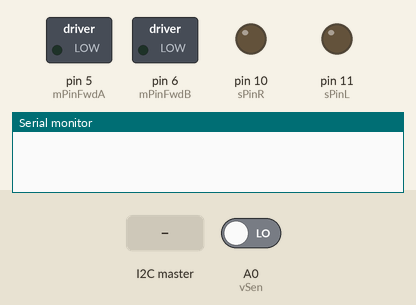
The sketch below on a simulated Arduino Uno, built with avr-gcc and run on an emulated ATmega328P. Parts: switched loads named in the sketch (green lamp = pin HIGH), output pins drawn as LEDs (lit = HIGH), the last lines printed to the serial monitor. The inputs (shaded band) are chosen by the test bench; at power-on: A0 (vSen) LOW.

Above: at 1.2 s.
1.3 s: the I2C master sends "c"
2.8 s: the I2C master sends the byte 1
At 3.0 s:
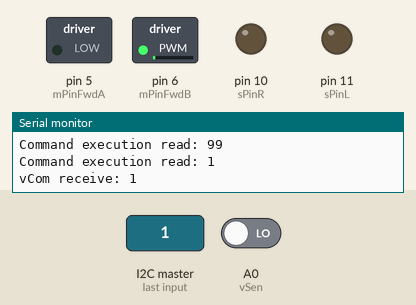
5.8 s: the I2C master sends the byte 0
At 6.6 s:
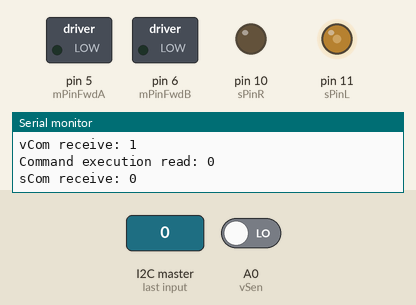
8.3 s: the I2C master sends the byte 90
At 8.9 s:
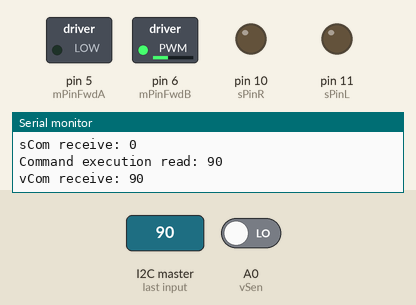
10.8 s: the I2C master sends the byte 200
At 11.6 s:
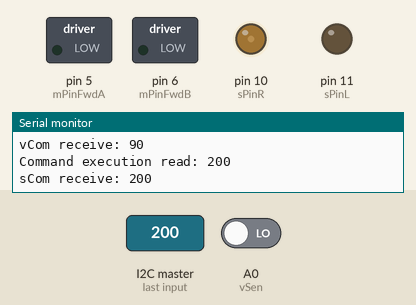
Timing chart, 0 to 13.8 s (numbered marks = the images above; inputs shaded):
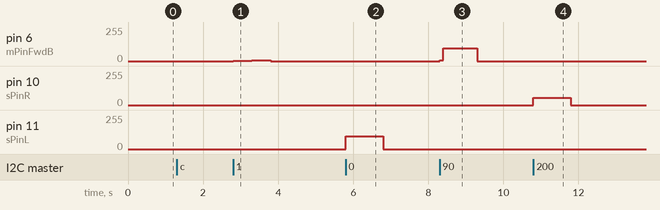

The sketch:

vcu_v1.ino
```cpp
/*
   Autonomous Vehicular Traffic Management
   PID Motor Control System V1

   Hall Effect Sensor on pin A0
*/

#include <Wire.h>
#include <PID_v1.h>

int vSen = A0;
unsigned long currSenTime;
unsigned long lastSenTime;
int vSenSpeed = 0;
bool vSenLastState = false;
unsigned long vSenTimeout = 500000;
int mPinFwdA = 5;
int mPinFwdB = 6;
int sPinL = 11;
int sPinR = 10;
unsigned long scrUpdateTimer = 0;
unsigned long scrUpdateInt = 250;
int vCom = 0;
int sCom = 127;
int vComPwmMax = 95;
int sComPwmMax = 95;
int i2cIndex = 0;
int mSpeedMult = 20;
unsigned long lastRecvTime = 0;
int cmdTimeout = 1000;


double mSpeedSet, mSpeedAct, mSpeedPwm;

//Specify the links and initial tuning parameters
PID mPID(&mSpeedAct, &mSpeedPwm, &mSpeedSet, 0.07, 0.25, 0.005, DIRECT);

void setup() {
  Wire.begin(0x0a);
  Wire.onReceive(i2c_recv);
  Serial.begin(115200);
  pinMode(vSen, INPUT);
  pinMode(mPinFwdA, OUTPUT);
  pinMode(mPinFwdB, OUTPUT);
  mSpeedSet = 0;
  mPID.SetMode(AUTOMATIC);
}

void loop() {
  vSenUpdate();
  watchDog();
}

void vSenUpdate() {
  if (digitalRead(vSen) != vSenLastState) {
    if (vSenLastState) {
      currSenTime = micros();
      vSenSpeed = 60000000 / (currSenTime - lastSenTime);
      lastSenTime = currSenTime;
    }
    vSenLastState = !vSenLastState;
  }
  if (micros() - lastSenTime > vSenTimeout) {
    vSenSpeed = 0;
  }
  pidUpdate();
}

void pidUpdate() {
  mSpeedAct = vSenSpeed;
  mDriveSet();
  mDriveCmd();
  sDriveCmd();
  mPID.Compute();
}

void mDriveSet() {
  mSpeedSet = vCom * mSpeedMult;
}

void mDriveCmd() {
  if (mSpeedPwm <= vComPwmMax && vCom != 0) {
    analogWrite(mPinFwdB, mSpeedPwm);
  } else if(mSpeedPwm != 0 && vCom != 0) {
    analogWrite(mPinFwdB, vComPwmMax);
  } else {
    analogWrite(mPinFwdB, 0);
  }
}

void sDriveCmd() {
  // left steer, invert
  if (sCom == 127) {
    analogWrite(sPinL, 0);
    analogWrite(sPinR, 0);
  }
  if (sCom < 127) {
    analogWrite(sPinR, 0);
    analogWrite(sPinL, map(sCom, 127, 0, 0, sComPwmMax));
  }
  if (sCom > 127) {
    analogWrite(sPinL, 0);
    analogWrite(sPinR, map(sCom, 128, 255, 0, sComPwmMax));
  }

}

void i2c_recv(int length) {
  while (Wire.available() > 0) {
    int c = Wire.read();
    lastRecvTime = millis();
    Serial.print("Command execution read: ");
    Serial.println(c);
    if (i2cIndex == 2) {
      i2cIndex = 0;
      sCom = c;
      Serial.print("sCom receive: ");
      Serial.println(sCom);
    }

    if (i2cIndex == 1) {
      i2cIndex = 2;
      vCom = c;
      Serial.print("vCom receive: ");
      Serial.println(vCom);
    }

    if (c == 'c' || i2cIndex == 0) {
      i2cIndex = 1;
    }
  }
}

void watchDog() {
  if (millis() > lastRecvTime + cmdTimeout) {
    vCom = 0;
    sCom = 127;
    analogWrite(sPinL, 0);
    analogWrite(sPinR, 0);
  }
}
```

Measured:
- after the input at 2.8 s, pin 6 (mPinFwdB): rises from 0/255 to 6/255 in 0.90 s, then falls to 0/255 in 0.10 s
- after the input at 5.8 s, pin 11 (sPinL): 0/255 → 95/255 at once, → 0/255 1.0 s later
- after the input at 8.3 s, pin 6 (mPinFwdB): 0/255 → 5/255 at once, → 95/255 0.10 s later, → 0/255 0.90 s later
- after the input at 10.8 s, pin 10 (sPinR): 0/255 → 53/255 at once, → 0/255 1.0 s later
